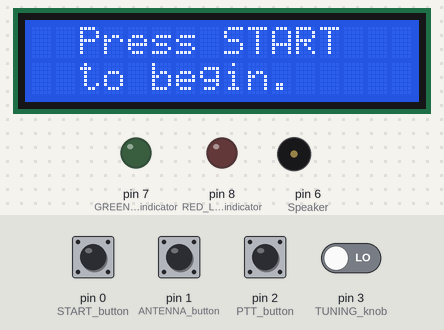
A sketch run on a simulated Arduino Uno, built with avr-gcc and run on an emulated ATmega328P. Parts: 16×2 character LCD, output pins drawn as LEDs (lit = HIGH), buzzer (waves = sounding). The inputs (shaded band) are chosen by the test bench; at power-on: pin 0 (START_button), pin 1 (ANTENNA_button), pin 2 (PTT_button), pin 3 (TUNING_knob) LOW. Random numbers use the default seed unless the sketch sets one.

Above: at 1.2 s.
1.3 s: pin 0 (START_button) pulled HIGH for 0.15 s
At 2.3 s:
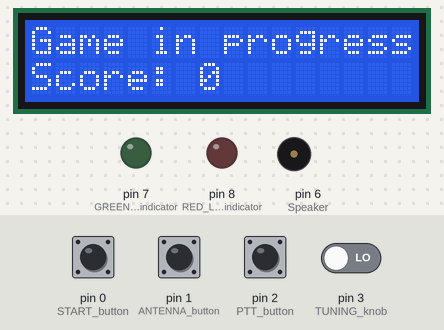
4.4 s: pin 1 (ANTENNA_button) pulled HIGH for 0.15 s
At 5.6 s:
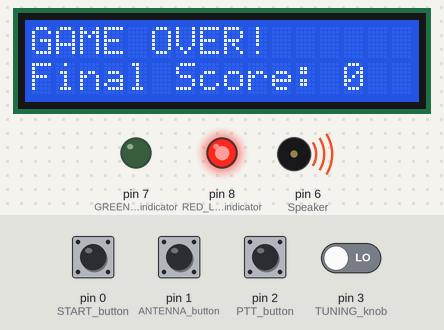
6.0 s: pin 0 (START_button) pulled HIGH for 1 s
At 8.6 s:
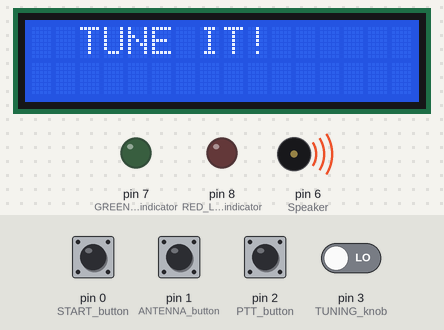
9.7 s: pin 3 (TUNING_knob) driven HIGH
At 12.5 s:
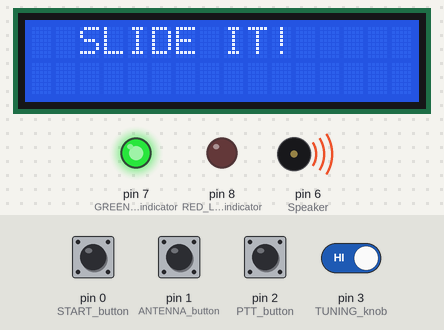
12.7 s: pin 1 (ANTENNA_button) pulled HIGH for 1 s
At 13.4 s:
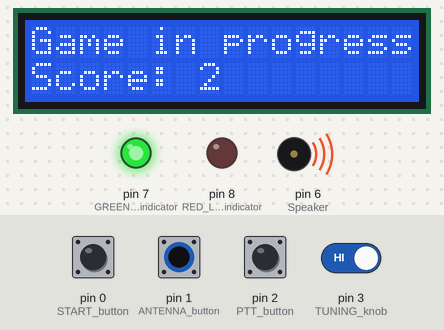
16.2 s: pin 1 (ANTENNA_button) pulled HIGH for 0.15 s
At 19.9 s:
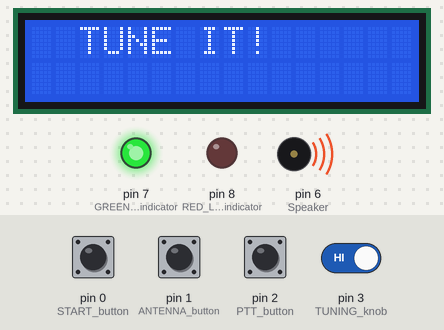
Timing chart, 0 to 22.9 s (numbered marks = the images above; inputs shaded):
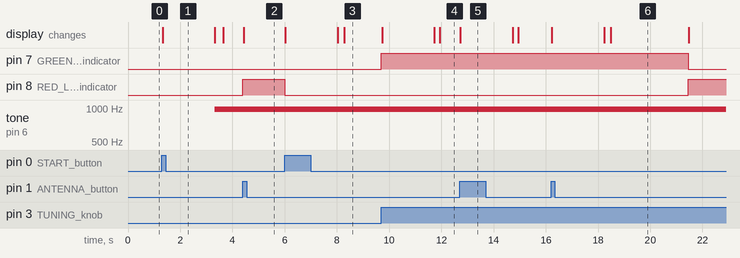

The sketch:

Project_Code_-_2023-03-14_2327.ino
```cpp
#include <LiquidCrystal_I2C.h> // library for LCD

LiquidCrystal_I2C lcd(0x27,16,2);  // I2C address of LCD chip is 0x27. LCD is 16 chars and 2 lines.

void setup() {
  // set input pins
  pinMode(0, INPUT);     // START button
  pinMode(1, INPUT);     // ANTENNA button
  pinMode(2, INPUT);     // PTT button
  pinMode(3, INPUT);     // TUNING knob

  // set output pins
  pinMode(6, OUTPUT);    // Speaker
  pinMode(7, OUTPUT);    // GREEN LED indicator
  pinMode(8, OUTPUT);    // RED LED indicator

  // LCD setup
  lcd.init();
  lcd.clear();
  lcd.backlight();      // Make sure backlight is on

  // Print a message on both lines of the LCD.
  lcd.setCursor(2,0);   // Set cursor to character 2 on line 0
  lcd.print("Press START");
  lcd.setCursor(2,1);   // Move cursor to character 2 on line 1
  lcd.print("to begin.");
}

void loop() {

  if(digitalRead(0) == 1) { // if START button is pressed

    digitalWrite(7, LOW); // turn off GREEN LED
    digitalWrite(8, LOW); // turn off RED LED

    int action; // variable to keep track for action to be performed
    int elapsedTime; // variable to keep track of time elapsed in each turn
    bool validResponse; // variable to keep track of response correctness

    int maxTime = 3000; // initial maximum time (in ms) allowed for a response
    int score = 0; // inital score

    while(score < 99){ // loop while score is less than the maximum of 99

      validResponse = false; // initially set valid response to false
      maxTime = maxTime - 20; // subtract 20 (ms) from maximum time
      elapsedTime = 0; // set elapsed time to 0 intially

      // display current score on LCD
      lcd.clear();
      lcd.setCursor(0,0);
      lcd.print("Game in progress");
      lcd.setCursor(0,1);
      lcd.print("Score: " + String(score));
      delay(2000); // pause for 2 s (2000 ms)

      action = rand() % 3 + 1; // Randomly generate number from 1 to 3
      // 1: SLIDE IT
      // 2: YELL IT
      // 3: TUNE IT

      lcd.clear();

      if (action == 1){ // SLIDE IT case
        // beep once
        analogWrite(6, 127);
        delay(200);
        analogWrite(6, 0);

        // display command on LCD
        lcd.setCursor(2,0);
        lcd.print("SLIDE IT!");
      }
      else if (action == 2){ // YELL IT case
        // beep twice
        analogWrite(6, 127);
        delay(100);analogWrite(6, 127);
        delay(100);
        analogWrite(6, 127);
        delay(100);
        analogWrite(6, 0);

        // display command on LCD
        lcd.setCursor(2,0);
        lcd.print("YELL IT!");
      }
      else if (action == 3){
        // beep three times
        analogWrite(6, 127);
        delay(50);
        analogWrite(6, 0);
        delay(50);
        analogWrite(6, 127);
        delay(50);
        analogWrite(6, 0);
        delay(50);
        analogWrite(6, 127);
        delay(50);
        analogWrite(6, 0);

        // display command on LCD
        lcd.setCursor(2,0);   //Set cursor to character 2 on line 0
        lcd.print("TUNE IT!");
      }

      int antState = digitalRead(1);
      int tuneState = digitalRead(3);

      while(elapsedTime < maxTime){

        if(digitalRead(1) != antState){ // user performs SLIDE IT action
          if(action == 1){ // if SLIDE IT was commanded
            validResponse = true;
            break;
          }
          else{ // if SLIDE IT was not commanded
            break;
          }
        }

        if(digitalRead(2) == 1){ // user performs YELL IT action
          if(action == 2){ // if YELL IT was commanded, proceed to detect microphone input
            int micIn; // define integer for analog microphone input
            int micThresh = 600; // define microphone threshold
            bool doubleBreak = false; // boolean for breaking out of both loops

            for (int i = 0; i < 1000; i++){ // detect mic input for 1 second
              micIn = analogRead(1);
              if(micIn > micThresh) {
                doubleBreak = true;
                break;
              }
              delay(1);
            }

            if (doubleBreak == true){
              validResponse = true;
              break;
            }
            else{
              break;
            }

          }
          else{ // if YELL IT was not commanded
            break;
          }
        }

        if(digitalRead(3) != tuneState){ // user performs TUNE IT action
          if(action == 3){ // if TUNE IT was commanded
            validResponse = true;
            break;
          }
          else{ // if TUNE IT was not commanded
            break;
          }
        }

        delay(1); // delay for 1 ms
        elapsedTime++; // increment elapsed time
      }

      if(validResponse == true){
        digitalWrite(7, HIGH); // turn on GREEN LED
        digitalWrite(8, LOW); // turn off RED LED
        score++; //increment score
      }

      if(validResponse == false){
        digitalWrite(7, LOW); // turn off GREEN LED
        digitalWrite(8, HIGH); // turn on RED LED

        lcd.setCursor(0,0);
        lcd.print("GAME OVER!");
        lcd.setCursor(0,1);
        lcd.print("Final Score: " + String(score));

        break; // end the game by breaking out of while loop
      }
    }

    // the following case only occurs when the user has beat the game by reaching a score of 99
    if(validResponse == true){
      lcd.setCursor(0,0);
      lcd.print("GAME BEAT!");
      lcd.setCursor(0,1);
      lcd.print("Final Score: " + String(score));
    }
  }
}
```

Measured:
- after the input at 1.3 s, tone on pin 6 (Speaker): silent → 977 Hz after 2.0 s; the display: changes at once (image 1)
- after the input at 4.4 s, pin 8 (RED_LED_indicator): LOW → HIGH at once; the display: changes at once (image 2)
- after the input at 6.0 s, pin 8 (RED_LED_indicator): HIGH → LOW at once; the display: first changes at once (image 3 shows a later state)
- after the input at 9.7 s, pin 7 (GREEN_LED_indicator): LOW → HIGH at once
